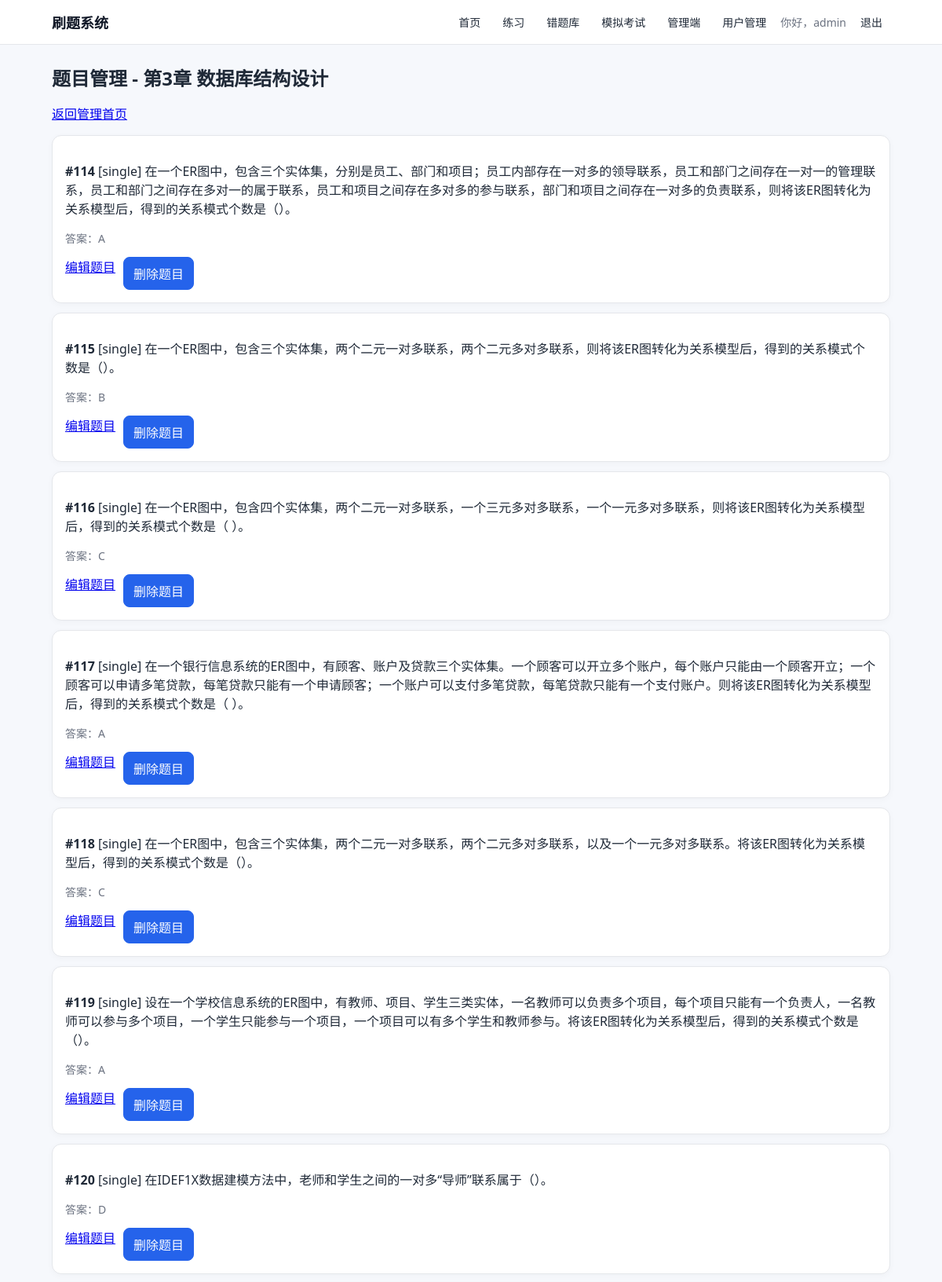
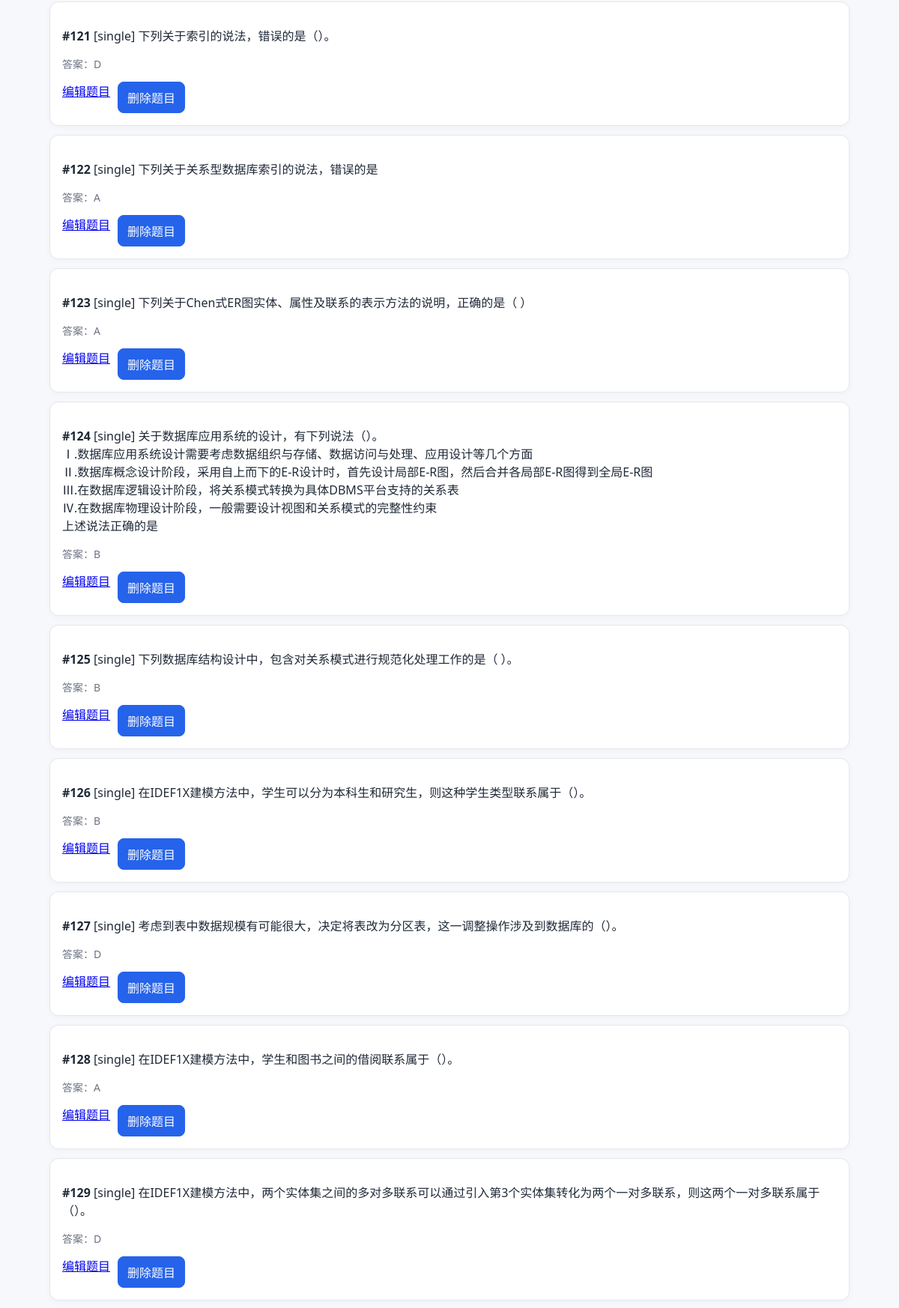
The app's page /admin/questions/5 (signed in, upper part) with its own data (2 pictures, top to bottom).
### app.py (models this page shows, shortened)
class User(UserMixin, db.Model):
    id = db.Column(db.Integer, primary_key=True)
    username = db.Column(db.String(80), unique=True, nullable=False)
    password_hash = db.Column(db.String(255), nullable=False)
    is_admin = db.Column(db.Boolean, default=False)

class Category(db.Model):
    id = db.Column(db.Integer, primary_key=True)
    name = db.Column(db.String(120), unique=True, nullable=False)
    description = db.Column(db.String(300), default="")
    sort_order = db.Column(db.Integer, default=0)

class Question(db.Model):
    id = db.Column(db.Integer, primary_key=True)
    category_id = db.Column(db.Integer, db.ForeignKey("category.id"), nullable=False)
    qtype = db.Column(db.String(20), nullable=False)  # single / multiple / blank
    stem = db.Column(db.Text, nullable=False)
    correct_answer = db.Column(db.String(300), nullable=False)  # A or A,C or text
    explanation = db.Column(db.Text, default="")
    created_at = db.Column(db.DateTime, default=datetime.utcnow)
    category = db.relationship("Category", backref=db.backref("questions", lazy=True))

### app.py (the view)
@app.route("/admin/questions/<int:category_id>")
@login_required
def admin_questions(category_id):
    if not admin_required():
        return redirect(url_for("index"))
    category = db.session.get(Category, category_id)
    if not category:
        flash("分类不存在。", "error")
        return redirect(url_for("admin_home"))
    questions = Question.query.filter_by(category_id=category_id).order_by(Question.id.asc()).all()
    return render_template("admin_questions.html", category=category, questions=questions)

### app.py (called while the page is built)
@login_manager.user_loader
def load_user(user_id):
    return db.session.get(User, int(user_id))

@app.template_filter("render_stem")
def render_stem(stem: str) -> str:
    s = str(stem or "")
    s = s.replace("{blank}", "(_____)")
    s = s.replace("&nbsp;", "\u00A0").replace("&nbsp", "\u00A0")
    return Markup(s)

def admin_required():
    if not current_user.is_authenticated or not current_user.is_admin:
        flash("仅管理员可访问。", "error")
        return False
    return True

### templates/admin_questions.html (shortened to what this page needs)
{% extends "base.html" %}
{% block content %}
<h2>题目管理 - {{ category.name }}</h2>
<p><a href="{{ url_for('admin_home') }}">返回管理首页</a></p>
{% for q in questions %}
  <div class="card">
    <p><strong>#{{ q.id }}</strong> [{{ q.qtype }}] {{ q.stem|render_stem }}</p>
    <p class="muted">答案：{{ q.correct_answer }}</p>
    <div style="display:flex; gap:10px;">
      <a href="{{ url_for('admin_question_edit', question_id=q.id) }}">编辑题目</a>
      <form method="post" action="{{ url_for('admin_question_delete', question_id=q.id) }}">
        <button type="submit">删除题目</button>
      </form>
    </div>
  </div>
{% else %}
  <p>该分类暂无题目。</p>
{% endfor %}
{% endblock %}

### templates/base.html (shortened to what this page needs)
<!doctype html>
<html lang="zh-CN">
<head>
</head>
<body>
  <header class="topbar">
    <div class="topbar-inner">
      <a class="brand" href="{{ url_for('index') }}">刷题系统</a>
      <nav>
        <a href="{{ url_for('index') }}">首页</a>
        {% if current_user.is_authenticated %}
          <a href="{{ url_for('practice_categories') }}">练习</a>
          <a href="{{ url_for('wrong_list') }}">错题库</a>
          <a href="{{ url_for('exam_start') }}">模拟考试</a>
          {% if current_user.is_admin %}
            <a href="{{ url_for('admin_home') }}">管理端</a>
            <a href="{{ url_for('admin_users') }}">用户管理</a>
          {% endif %}
          <span class="muted">你好，{{ current_user.username }}</span>
          <a href="{{ url_for('logout') }}">退出</a>
        {% else %}
          <a href="{{ url_for('login') }}">登录</a>
        {% endif %}
      </nav>
    </div>
  </header>
  <main class="container">
    {% block content %}{% endblock %}
  </main>
</body>
</html>

### templates/base.html (style rules this page uses)
:root { --bg: #f6f8fc; --text: #1f2937; --muted: #6b7280; --primary: #2563eb; --primary-hover: #1e4fcc; --card: #ffffff; --border: #e5e7eb; --success-bg: #e7f8ee; --success-text: #146c2e; --error-bg: #ffeaea; --error-text: #9e1b1b; }
* { box-sizing: border-box; }
body { margin: 0; font-family: "Segoe UI", "PingFang SC", Arial, sans-serif; color: var(--text); background: var(--bg); }
.container { max-width: 1100px; margin: 0 auto; padding: 16px; }
.topbar { background: #fff; border-bottom: 1px solid var(--border); position: sticky; top: 0; z-index: 50; }
.topbar-inner { max-width: 1100px; margin: 0 auto; padding: 12px 16px; display: flex; align-items: center; justify-content: space-between; gap: 12px; flex-wrap: wrap; }
.brand { font-size: 18px; font-weight: 700; color: #111827; text-decoration: none; }
nav { display: flex; align-items: center; gap: 8px; flex-wrap: wrap; }
nav a, nav span { font-size: 14px; }
nav a { text-decoration: none; color: #1f2937; padding: 6px 10px; border-radius: 6px; }
h2 { margin: 8px 0 16px; font-size: 24px; }
.card { background: var(--card); border: 1px solid var(--border); border-radius: 12px; padding: 16px; margin: 12px 0; box-shadow: 0 2px 8px rgba(0, 0, 0, 0.03); }
.muted { color: var(--muted); font-size: 14px; }
input, select, textarea, button { font: inherit; }
button { cursor: pointer; border: 1px solid var(--primary); background: var(--primary); color: #fff; border-radius: 8px; padding: 8px 12px; }

### records on screen
User: username "admin"
Category: name "第3章 数据库结构设计"
Question: id "114", qtype "single", stem|render_stem "在一个ER图中，包含三个实体集，分别是员工、部门和项目；员工内部存在一对多的领导联系，员工和部门之间存在一对一的管理联系，员工和部门之间存在多对一的属于联系，员工和项目之间存在多对多的参与联系，部门和项目之间存在一对多的负责联系，则将该ER图转化为关系模型后，得到的关系模式个数是（）。", correct_answer "A"
Question: id "115", qtype "single", stem|render_stem "在一个ER图中，包含三个实体集，两个二元一对多联系，两个二元多对多联系，则将该ER图转化为关系模型后，得到的关系模式个数是（）。", correct_answer "B"
Question: id "116", qtype "single", stem|render_stem "在一个ER图中，包含四个实体集，两个二元一对多联系，一个三元多对多联系，一个一元多对多联系，则将该ER图转化为关系模型后，得到的关系模式个数是（ ）。", correct_answer "C"
Question: id "117", qtype "single", stem|render_stem "在一个银行信息系统的ER图中，有顾客、账户及贷款三个实体集。一个顾客可以开立多个账户，每个账户只能由一个顾客开立；一个顾客可以申请多笔贷款，每笔贷款只能有一个申请顾客；一个账户可以支付多笔贷款，每笔贷款只能有一个支付账户。则将该ER图转化为关系模型后，得到的关系模式个数是（ ）。", correct_answer "A"
Question: id "118", qtype "single", stem|render_stem "在一个ER图中，包含三个实体集，两个二元一对多联系，两个二元多对多联系，以及一个一元多对多联系。将该ER图转化为关系模型后，得到的关系模式个数是（）。", correct_answer "C"
Question: id "119", qtype "single", stem|render_stem "设在一个学校信息系统的ER图中，有教师、项目、学生三类实体，一名教师可以负责多个项目，每个项目只能有一个负责人，一名教师可以参与多个项目，一个学生只能参与一个项目，一个项目可以有多个学生和教师参与。将该ER图转化为关系模型后，得到的关系模式个数是（）。", correct_answer "A"
Question: id "120", qtype "single", stem|render_stem "在IDEF1X数据建模方法中，老师和学生之间的一对多“导师”联系属于（）。", correct_answer "D"
Question: id "121", qtype "single", stem|render_stem "下列关于索引的说法，错误的是（）。", correct_answer "D"
Question: id "122", qtype "single", stem|render_stem "下列关于关系型数据库索引的说法，错误的是", correct_answer "A"
Question: id "123", qtype "single", stem|render_stem "下列关于Chen式ER图实体、属性及联系的表示方法的说明，正确的是（ ）", correct_answer "A"
Question: id "124", qtype "single", stem|render_stem "关于数据库应用系统的设计，有下列说法（）。 Ⅰ.数据库应用系统设计需要考虑数据组织与存储、数据访问与处理、应用设计等几个方面 Ⅱ.数据库概念设计阶段，采用自上而下的E-R设计时，首先设计局部E-R图，然后合并各局部E-R图得到全局E-R图 Ⅲ.在数据库逻辑设计阶段，将关系模式转换为具体DBMS平台支持的关系表 Ⅳ.在数据库物理设计阶段，一般需要设计视图和关系模式的完整性约束 上述说法正确的是", correct_answer "B"
Question: id "125", qtype "single", stem|render_stem "下列数据库结构设计中，包含对关系模式进行规范化处理工作的是（ ）。", correct_answer "B"
Question: id "126", qtype "single", stem|render_stem "在IDEF1X建模方法中，学生可以分为本科生和研究生，则这种学生类型联系属于（）。", correct_answer "B"
Question: id "127", qtype "single", stem|render_stem "考虑到表中数据规模有可能很大，决定将表改为分区表，这一调整操作涉及到数据库的（）。", correct_answer "D"
Question: id "128", qtype "single", stem|render_stem "在IDEF1X建模方法中，学生和图书之间的借阅联系属于（）。", correct_answer "A"
Question: id "129", qtype "single", stem|render_stem "在IDEF1X建模方法中，两个实体集之间的多对多联系可以通过引入第3个实体集转化为两个一对多联系，则这两个一对多联系属于（）。", correct_answer "D"
